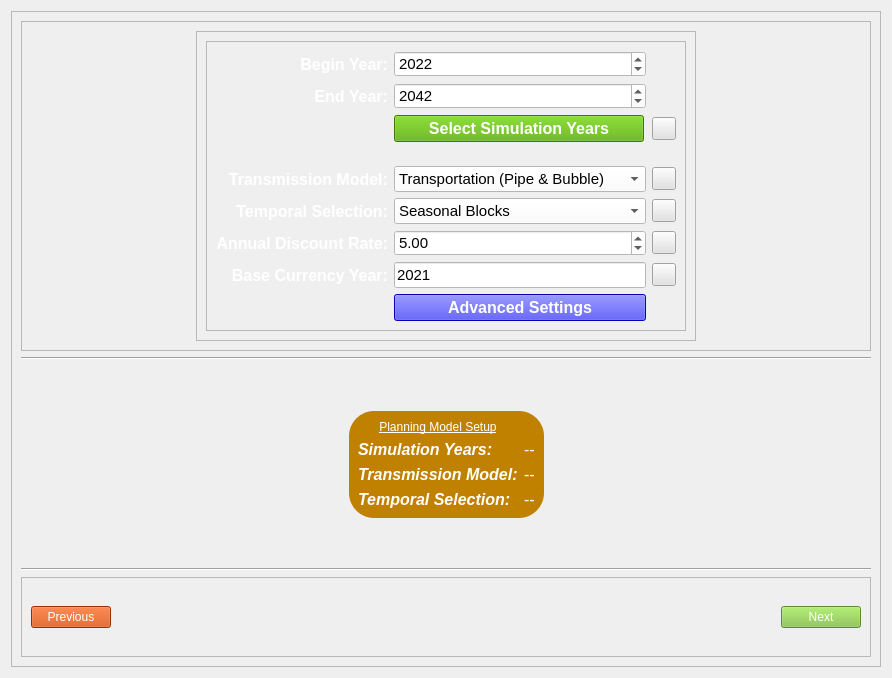
<?xml version="1.0" encoding="UTF-8"?>
<ui version="4.0">
 <class>planning_model</class>
 <widget class="QWidget" name="planning_model">
  <property name="geometry">
   <rect>
    <x>0</x>
    <y>0</y>
    <width>892</width>
    <height>678</height>
   </rect>
  </property>
  <property name="windowTitle">
   <string>Form</string>
  </property>
  <property name="styleSheet">
   <string notr="true"/>
  </property>
  <layout class="QVBoxLayout" name="verticalLayout">
   <item>
    <widget class="QFrame" name="frame_2">
     <property name="styleSheet">
      <string notr="true">QToolButton{
image: url(:/icon/images/icons/info_help1.png);
	background-color: rgb(226, 226, 226);
}</string>
     </property>
     <property name="frameShape">
      <enum>QFrame::StyledPanel</enum>
     </property>
     <property name="frameShadow">
      <enum>QFrame::Raised</enum>
     </property>
     <layout class="QVBoxLayout" name="verticalLayout_2">
      <item>
       <widget class="QFrame" name="frame">
        <property name="font">
         <font>
          <bold>false</bold>
         </font>
        </property>
        <property name="styleSheet">
         <string notr="true">background-color: rgb(158, 158, 158);
background-color: rgb(158, 158, 158);
background-color: rgb(40, 84, 113);
QLabel{color: rgb(255, 255, 255);};
border-radius: 25px;</string>
        </property>
        <property name="frameShape">
         <enum>QFrame::StyledPanel</enum>
        </property>
        <property name="frameShadow">
         <enum>QFrame::Raised</enum>
        </property>
        <layout class="QGridLayout" name="gridLayout_2">
         <item row="6" column="1">
          <widget class="QFrame" name="frame_3">
           <property name="minimumSize">
            <size>
             <width>500</width>
             <height>0</height>
            </size>
           </property>
           <property name="styleSheet">
            <string notr="true">
QToolButton{
image: url(:/icon/images/icons/info_help1.png);
	background-color: rgb(226, 226, 226);
}</string>
           </property>
           <property name="frameShape">
            <enum>QFrame::StyledPanel</enum>
           </property>
           <property name="frameShadow">
            <enum>QFrame::Raised</enum>
           </property>
           <layout class="QHBoxLayout" name="horizontalLayout_2">
            <item>
             <widget class="QFrame" name="frame_4">
              <property name="frameShape">
               <enum>QFrame::StyledPanel</enum>
              </property>
              <property name="frameShadow">
               <enum>QFrame::Raised</enum>
              </property>
              <layout class="QGridLayout" name="gridLayout_5">
               <item row="7" column="1">
                <widget class="QLabel" name="label_7">
                 <property name="font">
                  <font>
                   <pointsize>12</pointsize>
                   <italic>false</italic>
                   <bold>true</bold>
                  </font>
                 </property>
                 <property name="styleSheet">
                  <string notr="true">color: rgb(255, 255, 255);</string>
                 </property>
                 <property name="text">
                  <string>Base Currency Year:</string>
                 </property>
                 <property name="alignment">
                  <set>Qt::AlignRight|Qt::AlignTrailing|Qt::AlignVCenter</set>
                 </property>
                </widget>
               </item>
               <item row="4" column="3">
                <widget class="QToolButton" name="transmission_model_help_button">
                 <property name="styleSheet">
                  <string notr="true">QToolButton{
image: url(:/icon/images/icons/info_help1.png);
	background-color: rgb(226, 226, 226);

}</string>
                 </property>
                 <property name="text">
                  <string/>
                 </property>
                </widget>
               </item>
               <item row="8" column="2">
                <widget class="QPushButton" name="advanced_settings_button">
                 <property name="font">
                  <font>
                   <pointsize>12</pointsize>
                   <bold>true</bold>
                  </font>
                 </property>
                 <property name="styleSheet">
                  <string notr="true">color: rgb(255, 255, 255);
background-color: rgb(0, 0, 255);</string>
                 </property>
                 <property name="text">
                  <string>Advanced Settings</string>
                 </property>
                </widget>
               </item>
               <item row="5" column="1">
                <widget class="QLabel" name="label_5">
                 <property name="font">
                  <font>
                   <family>Segoe UI</family>
                   <pointsize>12</pointsize>
                   <italic>false</italic>
                   <bold>true</bold>
                  </font>
                 </property>
                 <property name="styleSheet">
                  <string notr="true">color: rgb(255, 255, 255);
font: 700 12pt &quot;Segoe UI&quot;;</string>
                 </property>
                 <property name="text">
                  <string>Temporal Selection:</string>
                 </property>
                 <property name="alignment">
                  <set>Qt::AlignRight|Qt::AlignTrailing|Qt::AlignVCenter</set>
                 </property>
                </widget>
               </item>
               <item row="4" column="2">
                <widget class="QComboBox" name="transmission_box">
                 <property name="font">
                  <font>
                   <pointsize>11</pointsize>
                  </font>
                 </property>
                 <property name="styleSheet">
                  <string notr="true">background-color: rgb(255, 255, 255);</string>
                 </property>
                 <item>
                  <property name="text">
                   <string>Transportation (Pipe &amp; Bubble)</string>
                  </property>
                 </item>
                 <item>
                  <property name="text">
                   <string>Copper Sheet</string>
                  </property>
                 </item>
                 <item>
                  <property name="text">
                   <string>DC Power Flow (Upcoming)</string>
                  </property>
                 </item>
                </widget>
               </item>
               <item row="2" column="2">
                <widget class="QPushButton" name="select_years_button">
                 <property name="maximumSize">
                  <size>
                   <width>250</width>
                   <height>16777215</height>
                  </size>
                 </property>
                 <property name="font">
                  <font>
                   <family>Segoe UI</family>
                   <pointsize>12</pointsize>
                   <italic>false</italic>
                   <bold>true</bold>
                  </font>
                 </property>
                 <property name="styleSheet">
                  <string notr="true">background-color: rgb(255, 255, 255);
color: rgb(255, 255, 255);
font: 700 12pt &quot;Segoe UI&quot;;
background-color: rgb(85, 170, 0);</string>
                 </property>
                 <property name="text">
                  <string>Select Simulation Years</string>
                 </property>
                </widget>
               </item>
               <item row="5" column="2">
                <widget class="QComboBox" name="temporal_box">
                 <property name="font">
                  <font>
                   <pointsize>11</pointsize>
                  </font>
                 </property>
                 <property name="styleSheet">
                  <string notr="true">background-color: rgb(255, 255, 255);</string>
                 </property>
                 <item>
                  <property name="text">
                   <string>Seasonal Blocks</string>
                  </property>
                 </item>
                 <item>
                  <property name="text">
                   <string>Representative Weeks</string>
                  </property>
                 </item>
                 <item>
                  <property name="text">
                   <string>8760 Analysis (Upcoming)</string>
                  </property>
                 </item>
                </widget>
               </item>
               <item row="6" column="3">
                <widget class="QToolButton" name="discount_rate_help_button">
                 <property name="styleSheet">
                  <string notr="true">QToolButton{
image: url(:/icon/images/icons/info_help1.png);
	background-color: rgb(226, 226, 226);

}</string>
                 </property>
                 <property name="text">
                  <string/>
                 </property>
                </widget>
               </item>
               <item row="4" column="1">
                <widget class="QLabel" name="label_3">
                 <property name="font">
                  <font>
                   <pointsize>12</pointsize>
                   <italic>false</italic>
                   <bold>true</bold>
                  </font>
                 </property>
                 <property name="styleSheet">
                  <string notr="true">color: rgb(255, 255, 255);</string>
                 </property>
                 <property name="text">
                  <string>Transmission Model:</string>
                 </property>
                 <property name="alignment">
                  <set>Qt::AlignRight|Qt::AlignTrailing|Qt::AlignVCenter</set>
                 </property>
                </widget>
               </item>
               <item row="0" column="1">
                <widget class="QLabel" name="label_4">
                 <property name="font">
                  <font>
                   <pointsize>12</pointsize>
                   <italic>false</italic>
                   <bold>true</bold>
                  </font>
                 </property>
                 <property name="styleSheet">
                  <string notr="true">color: rgb(255, 255, 255);</string>
                 </property>
                 <property name="text">
                  <string>Begin Year:</string>
                 </property>
                 <property name="alignment">
                  <set>Qt::AlignRight|Qt::AlignTrailing|Qt::AlignVCenter</set>
                 </property>
                </widget>
               </item>
               <item row="5" column="3">
                <widget class="QToolButton" name="temporal_selection_help_button">
                 <property name="styleSheet">
                  <string notr="true">QToolButton{
image: url(:/icon/images/icons/info_help1.png);
	background-color: rgb(226, 226, 226);
}</string>
                 </property>
                 <property name="text">
                  <string/>
                 </property>
                </widget>
               </item>
               <item row="0" column="2">
                <widget class="QDateEdit" name="begin_date">
                 <property name="font">
                  <font>
                   <pointsize>11</pointsize>
                  </font>
                 </property>
                 <property name="styleSheet">
                  <string notr="true">background-color: rgb(255, 255, 255);
</string>
                 </property>
                 <property name="displayFormat">
                  <string>yyyy</string>
                 </property>
                 <property name="date">
                  <date>
                   <year>2022</year>
                   <month>1</month>
                   <day>1</day>
                  </date>
                 </property>
                </widget>
               </item>
               <item row="6" column="1">
                <widget class="QLabel" name="label">
                 <property name="font">
                  <font>
                   <pointsize>12</pointsize>
                   <italic>false</italic>
                   <bold>true</bold>
                  </font>
                 </property>
                 <property name="styleSheet">
                  <string notr="true">color: rgb(255, 255, 255);</string>
                 </property>
                 <property name="text">
                  <string>Annual Discount Rate:</string>
                 </property>
                 <property name="alignment">
                  <set>Qt::AlignRight|Qt::AlignTrailing|Qt::AlignVCenter</set>
                 </property>
                </widget>
               </item>
               <item row="6" column="2">
                <widget class="QDoubleSpinBox" name="annual_discount_factor">
                 <property name="font">
                  <font>
                   <pointsize>11</pointsize>
                  </font>
                 </property>
                 <property name="styleSheet">
                  <string notr="true">background-color: rgb(255, 255, 255);</string>
                 </property>
                 <property name="minimum">
                  <double>0.500000000000000</double>
                 </property>
                 <property name="maximum">
                  <double>50.000000000000000</double>
                 </property>
                 <property name="stepType">
                  <enum>QAbstractSpinBox::DefaultStepType</enum>
                 </property>
                 <property name="value">
                  <double>5.000000000000000</double>
                 </property>
                </widget>
               </item>
               <item row="3" column="2">
                <spacer name="verticalSpacer_3">
                 <property name="orientation">
                  <enum>Qt::Vertical</enum>
                 </property>
                 <property name="sizeHint" stdset="0">
                  <size>
                   <width>20</width>
                   <height>23</height>
                  </size>
                 </property>
                </spacer>
               </item>
               <item row="1" column="1">
                <widget class="QLabel" name="label_6">
                 <property name="font">
                  <font>
                   <pointsize>12</pointsize>
                   <italic>false</italic>
                   <bold>true</bold>
                  </font>
                 </property>
                 <property name="styleSheet">
                  <string notr="true">color: rgb(255, 255, 255);</string>
                 </property>
                 <property name="text">
                  <string>End Year:</string>
                 </property>
                 <property name="alignment">
                  <set>Qt::AlignRight|Qt::AlignTrailing|Qt::AlignVCenter</set>
                 </property>
                </widget>
               </item>
               <item row="7" column="2">
                <widget class="QLineEdit" name="base_currency_year">
                 <property name="font">
                  <font>
                   <pointsize>11</pointsize>
                  </font>
                 </property>
                 <property name="styleSheet">
                  <string notr="true">background-color: rgb(255, 255, 255);</string>
                 </property>
                 <property name="text">
                  <string>2021</string>
                 </property>
                </widget>
               </item>
               <item row="2" column="3">
                <widget class="QToolButton" name="select_simulation_years_help_button">
                 <property name="styleSheet">
                  <string notr="true">QToolButton{
image: url(:/icon/images/icons/info_help1.png);
	background-color: rgb(226, 226, 226);
}</string>
                 </property>
                 <property name="text">
                  <string/>
                 </property>
                </widget>
               </item>
               <item row="1" column="2">
                <widget class="QDateEdit" name="end_date">
                 <property name="font">
                  <font>
                   <pointsize>11</pointsize>
                  </font>
                 </property>
                 <property name="styleSheet">
                  <string notr="true">background-color: rgb(255, 255, 255);</string>
                 </property>
                 <property name="currentSection">
                  <enum>QDateTimeEdit::YearSection</enum>
                 </property>
                 <property name="displayFormat">
                  <string>yyyy</string>
                 </property>
                 <property name="date">
                  <date>
                   <year>2042</year>
                   <month>1</month>
                   <day>1</day>
                  </date>
                 </property>
                </widget>
               </item>
               <item row="7" column="3">
                <widget class="QToolButton" name="base_currency_help_button">
                 <property name="styleSheet">
                  <string notr="true">QToolButton{
image: url(:/icon/images/icons/info_help1.png);
	background-color: rgb(226, 226, 226);

}</string>
                 </property>
                 <property name="text">
                  <string/>
                 </property>
                </widget>
               </item>
              </layout>
             </widget>
            </item>
           </layout>
          </widget>
         </item>
         <item row="6" column="0">
          <spacer name="horizontalSpacer_2">
           <property name="orientation">
            <enum>Qt::Horizontal</enum>
           </property>
           <property name="sizeHint" stdset="0">
            <size>
             <width>40</width>
             <height>20</height>
            </size>
           </property>
          </spacer>
         </item>
         <item row="6" column="2">
          <spacer name="horizontalSpacer_3">
           <property name="orientation">
            <enum>Qt::Horizontal</enum>
           </property>
           <property name="sizeHint" stdset="0">
            <size>
             <width>40</width>
             <height>20</height>
            </size>
           </property>
          </spacer>
         </item>
        </layout>
       </widget>
      </item>
      <item>
       <widget class="Line" name="line_2">
        <property name="orientation">
         <enum>Qt::Horizontal</enum>
        </property>
       </widget>
      </item>
      <item>
       <spacer name="verticalSpacer_2">
        <property name="orientation">
         <enum>Qt::Vertical</enum>
        </property>
        <property name="sizeHint" stdset="0">
         <size>
          <width>20</width>
          <height>40</height>
         </size>
        </property>
       </spacer>
      </item>
      <item>
       <widget class="QWidget" name="planning_model_widget" native="true">
        <layout class="QGridLayout" name="gridLayout">
         <item row="1" column="0">
          <spacer name="horizontalSpacer_5">
           <property name="orientation">
            <enum>Qt::Horizontal</enum>
           </property>
           <property name="sizeHint" stdset="0">
            <size>
             <width>40</width>
             <height>20</height>
            </size>
           </property>
          </spacer>
         </item>
         <item row="1" column="1">
          <widget class="QFrame" name="planning_model_info_frame">
           <property name="styleSheet">
            <string notr="true">background-color: rgb(40, 84, 113);
background-color: rgb(193, 129, 0);
border-radius: 25px;
</string>
           </property>
           <property name="frameShape">
            <enum>QFrame::StyledPanel</enum>
           </property>
           <property name="frameShadow">
            <enum>QFrame::Raised</enum>
           </property>
           <layout class="QGridLayout" name="gridLayout_4">
            <item row="0" column="0" alignment="Qt::AlignHCenter">
             <widget class="QLabel" name="label_13">
              <property name="styleSheet">
               <string notr="true">font: 700 italic 9pt &quot;Segoe UI&quot;;
text-decoration: underline;
font: 700 italic 16pt &quot;Segoe UI&quot;;
color: rgb(255, 255, 255);</string>
              </property>
              <property name="text">
               <string>Planning Model Setup</string>
              </property>
              <property name="alignment">
               <set>Qt::AlignCenter</set>
              </property>
             </widget>
            </item>
            <item row="2" column="0">
             <widget class="QLabel" name="label_9">
              <property name="font">
               <font>
                <pointsize>12</pointsize>
                <italic>true</italic>
                <bold>true</bold>
               </font>
              </property>
              <property name="styleSheet">
               <string notr="true">color: rgb(255, 255, 255);</string>
              </property>
              <property name="text">
               <string>Transmission Model:</string>
              </property>
             </widget>
            </item>
            <item row="3" column="0">
             <widget class="QLabel" name="label_10">
              <property name="font">
               <font>
                <pointsize>12</pointsize>
                <italic>true</italic>
                <bold>true</bold>
               </font>
              </property>
              <property name="styleSheet">
               <string notr="true">color: rgb(255, 255, 255);</string>
              </property>
              <property name="text">
               <string>Temporal Selection:</string>
              </property>
             </widget>
            </item>
            <item row="2" column="1">
             <widget class="QLabel" name="trans_model_label">
              <property name="font">
               <font>
                <pointsize>12</pointsize>
               </font>
              </property>
              <property name="styleSheet">
               <string notr="true">color:rgb(255, 255, 255)</string>
              </property>
              <property name="text">
               <string>--</string>
              </property>
             </widget>
            </item>
            <item row="3" column="1">
             <widget class="QLabel" name="temporal_selection_label">
              <property name="font">
               <font>
                <pointsize>12</pointsize>
               </font>
              </property>
              <property name="styleSheet">
               <string notr="true">color: rgb(255, 255, 255);</string>
              </property>
              <property name="text">
               <string>--</string>
              </property>
             </widget>
            </item>
            <item row="1" column="1">
             <widget class="QLabel" name="sim_years_label">
              <property name="font">
               <font>
                <pointsize>12</pointsize>
               </font>
              </property>
              <property name="styleSheet">
               <string notr="true">color: rgb(255, 255, 255);</string>
              </property>
              <property name="text">
               <string>--</string>
              </property>
             </widget>
            </item>
            <item row="1" column="0">
             <widget class="QLabel" name="label_8">
              <property name="font">
               <font>
                <pointsize>12</pointsize>
                <italic>true</italic>
                <bold>true</bold>
               </font>
              </property>
              <property name="styleSheet">
               <string notr="true">color: rgb(255, 255, 255);</string>
              </property>
              <property name="text">
               <string>Simulation Years:</string>
              </property>
             </widget>
            </item>
           </layout>
          </widget>
         </item>
         <item row="1" column="2">
          <spacer name="horizontalSpacer_4">
           <property name="orientation">
            <enum>Qt::Horizontal</enum>
           </property>
           <property name="sizeHint" stdset="0">
            <size>
             <width>40</width>
             <height>20</height>
            </size>
           </property>
          </spacer>
         </item>
        </layout>
       </widget>
      </item>
      <item>
       <spacer name="verticalSpacer">
        <property name="orientation">
         <enum>Qt::Vertical</enum>
        </property>
        <property name="sizeHint" stdset="0">
         <size>
          <width>20</width>
          <height>40</height>
         </size>
        </property>
       </spacer>
      </item>
      <item>
       <widget class="Line" name="line">
        <property name="orientation">
         <enum>Qt::Horizontal</enum>
        </property>
       </widget>
      </item>
      <item>
       <widget class="QFrame" name="frame_5">
        <property name="frameShape">
         <enum>QFrame::StyledPanel</enum>
        </property>
        <property name="frameShadow">
         <enum>QFrame::Raised</enum>
        </property>
        <layout class="QHBoxLayout" name="horizontalLayout">
         <item>
          <widget class="QPushButton" name="previous_button">
           <property name="styleSheet">
            <string notr="true">background-color: rgb(208, 69, 0);
font: 700 12pt &quot;Segoe UI&quot;;
color: rgb(255, 255, 255);
</string>
           </property>
           <property name="text">
            <string>Previous</string>
           </property>
          </widget>
         </item>
         <item>
          <spacer name="horizontalSpacer">
           <property name="orientation">
            <enum>Qt::Horizontal</enum>
           </property>
           <property name="sizeHint" stdset="0">
            <size>
             <width>40</width>
             <height>20</height>
            </size>
           </property>
          </spacer>
         </item>
         <item>
          <widget class="QLabel" name="label_2">
           <property name="minimumSize">
            <size>
             <width>500</width>
             <height>60</height>
            </size>
           </property>
           <property name="maximumSize">
            <size>
             <width>16777211</width>
             <height>16777215</height>
            </size>
           </property>
           <property name="styleSheet">
            <string notr="true">image: url(:/logos/images/logo/planning_model_icon.png);</string>
           </property>
           <property name="text">
            <string/>
           </property>
          </widget>
         </item>
         <item>
          <spacer name="horizontalSpacer_6">
           <property name="orientation">
            <enum>Qt::Horizontal</enum>
           </property>
           <property name="sizeHint" stdset="0">
            <size>
             <width>40</width>
             <height>20</height>
            </size>
           </property>
          </spacer>
         </item>
         <item>
          <widget class="QPushButton" name="next_button">
           <property name="styleSheet">
            <string notr="true">background-color: rgb(129, 194, 65);
font: 700 12pt &quot;Segoe UI&quot;;
color: rgb(255, 255, 255);</string>
           </property>
           <property name="text">
            <string>Next</string>
           </property>
          </widget>
         </item>
        </layout>
       </widget>
      </item>
     </layout>
    </widget>
   </item>
  </layout>
 </widget>
 <resources>
  <include location="../../../resources.qrc"/>
 </resources>
 <connections/>
</ui>
